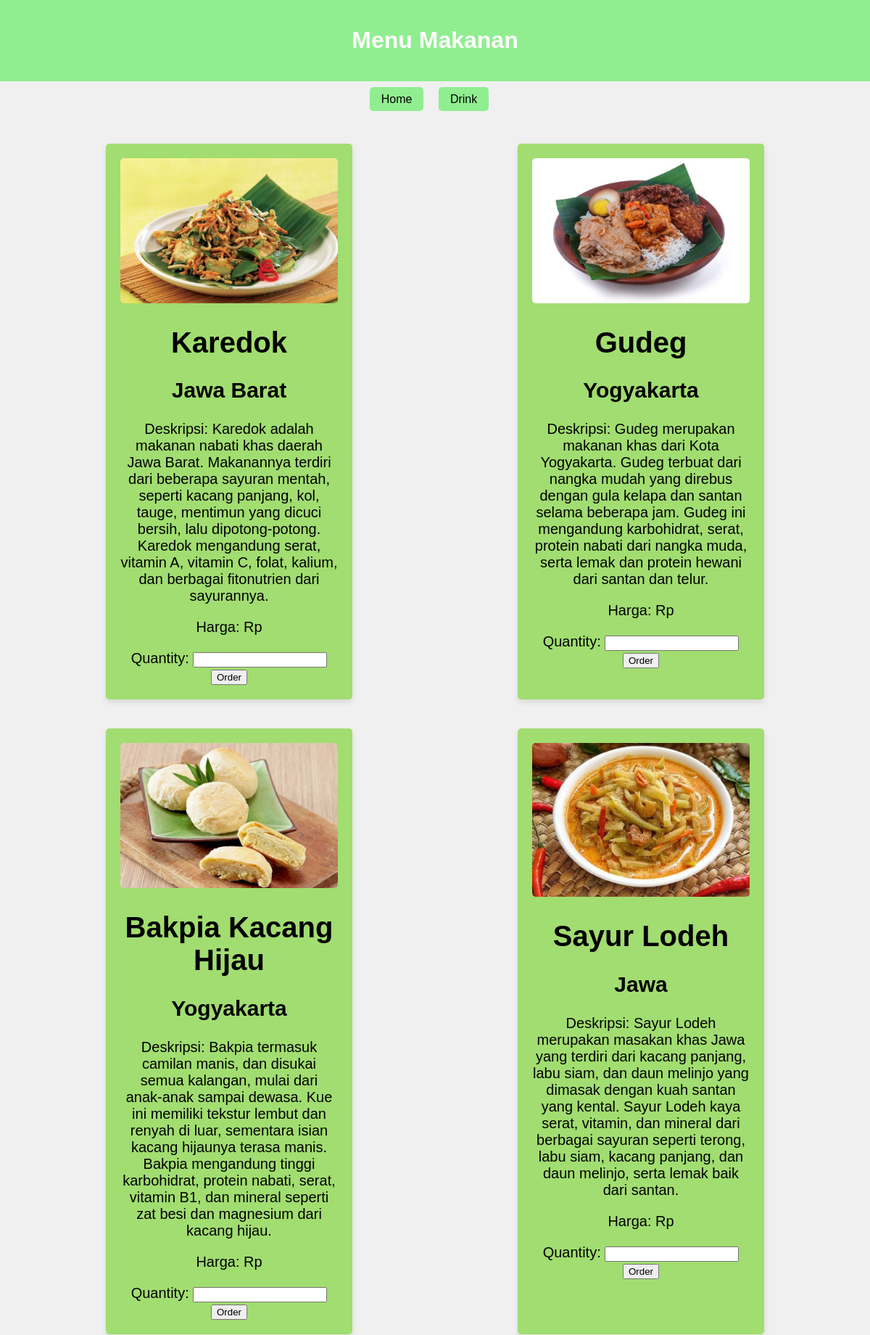
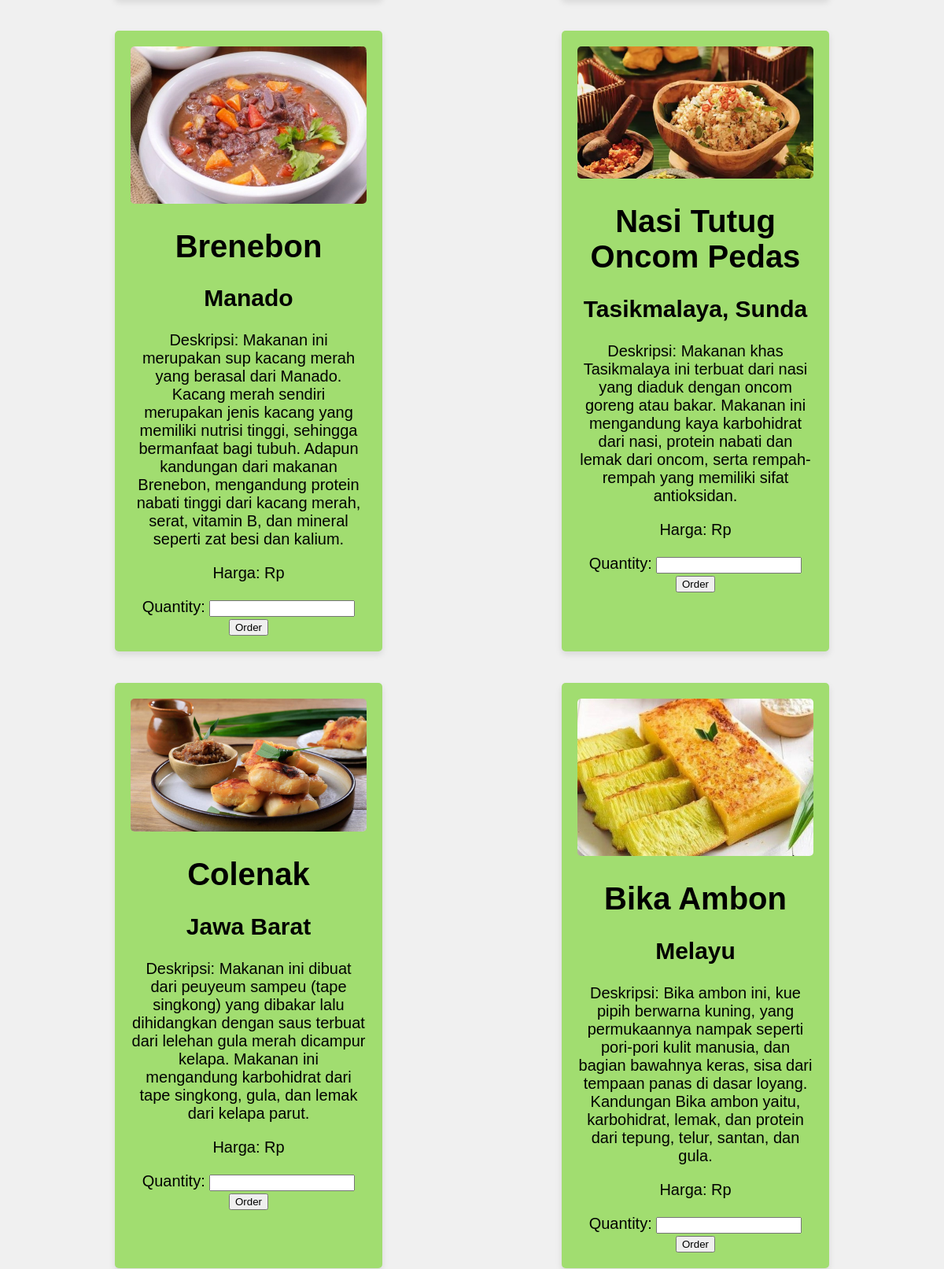
The app's page /ukl/foods.php (upper part) with its own data (2 pictures, top to bottom).
### tables this page shows
CREATE TABLE `makanan2` (
  `id_makanan` int(100) NOT NULL,
  `nama_makanan` varchar(100) NOT NULL,
  `asal` varchar(100) NOT NULL,
  `deskripsi` varchar(1000) NOT NULL,
  `foto` varchar(100) NOT NULL,
  `id_user` int(100) NOT NULL
);

### ukl/foods.php (the view, shortened to what this page needs)
<!DOCTYPE html>
<html>
<head>
</head>
<body>
	<header>
		<h1>Menu Makanan</h1>
	</header>
	<ul>
		<li><a href="home.php">Home</a></li>
		<li><a href="drink.php">Drink</a></li>
	</ul>
	<main>
		<?php
		include 'koneksi.php';
		$query_mysql = mysqli_query($mysqli, "SELECT * FROM makanan2") or die(mysqli_error($mysqli));
		while ($data = mysqli_fetch_array($query_mysql)) { ?>
			<div class="menu-item">
				<img src="<?php echo $data['foto']; ?>" alt="<?php echo $data['nama_makanan']; ?>">
				<h1><?php echo $data['nama_makanan']; ?></h1>
				<h2><?php echo $data['asal']; ?></h2>
				<p>Deskripsi: <?php echo $data['deskripsi']; ?></p>
				<p>Harga: Rp<?php echo $data['harga_makanan']; ?></p>
				<form action="order.php" method="post">
					<label for="quantity">Quantity:</label>
					<input type="number" id="quantity" name="quantity" min="1" required>
					<input type="submit" value="Order">
				</form>
			</div>
		<?php } ?>
	</main>
</body>
</html>

### ukl/foods.php (style rules this page uses)
body { font-family: Arial, sans-serif; margin: 0; padding: 0; background-color: #f0f0f0; }
header { background-color: #90EE90; color: #fff; padding: 1rem; text-align: center; }
main { display: flex; flex-wrap: wrap; justify-content: space-around; margin: 2rem; }
.menu-item { width: 300px; height: auto; background-color: #A1DD70; text-align: center; padding: 20px; margin: 20px; border-radius: 5px; box-shadow: 0 4px 8px rgba(0, 0, 0, 0.1); transition: transform 0.3s, box-shadow 0.3s; font-size: 20px; }
.menu-item img { max-width: 100%; border-radius: 5px; }
ul { list-style: none; padding: 0; margin: 1rem; text-align: center; }
ul li { display: inline; margin-right: 1rem; }
ul li a { text-decoration: none; color: #000; background-color: #90EE90; padding: 0.5rem 1rem; border-radius: 5px; transition: background-color 0.3s; }

### records on screen
makanan2: foto (picture), nama_makanan "Karedok", asal "Jawa Barat", deskripsi "Karedok adalah makanan nabati khas daerah Jawa Barat. Makanannya terdiri dari beberapa sayuran mentah, seperti kacang panjang, kol, tauge, mentimun yang dicuci bersih, lalu dipotong-potong. Karedok mengandung serat, vitamin A, vitamin C, folat, kalium, dan berbagai fitonutrien dari sayurannya."
makanan2: foto (picture), nama_makanan "Gudeg", asal "Yogyakarta", deskripsi "Gudeg merupakan makanan khas dari Kota Yogyakarta. Gudeg terbuat dari nangka mudah yang direbus dengan gula kelapa dan santan selama beberapa jam. Gudeg ini mengandung karbohidrat, serat, protein nabati dari nangka muda, serta lemak dan protein hewani dari santan dan telur."
makanan2: foto (picture), nama_makanan "Bakpia Kacang Hijau", asal "Yogyakarta", deskripsi "Bakpia termasuk camilan manis, dan disukai semua kalangan, mulai dari anak-anak sampai dewasa. Kue ini memiliki tekstur lembut dan renyah di luar, sementara isian kacang hijaunya terasa manis. Bakpia mengandung tinggi karbohidrat, protein nabati, serat, vitamin B1, dan mineral seperti zat besi dan magnesium dari kacang hijau."
makanan2: foto (picture), nama_makanan "Sayur Lodeh", asal "Jawa", deskripsi "Sayur Lodeh merupakan masakan khas Jawa yang terdiri dari kacang panjang, labu siam, dan daun melinjo yang dimasak dengan kuah santan yang kental. Sayur Lodeh kaya serat, vitamin, dan mineral dari berbagai sayuran seperti terong, labu siam, kacang panjang, dan daun melinjo, serta lemak baik dari santan."
makanan2: foto (picture), nama_makanan "Brenebon", asal "Manado", deskripsi "Makanan ini merupakan sup kacang merah yang berasal dari Manado. Kacang merah sendiri merupakan jenis kacang yang memiliki nutrisi tinggi, sehingga bermanfaat bagi tubuh. Adapun kandungan dari makanan Brenebon, mengandung protein nabati tinggi dari kacang merah, serat, vitamin B, dan mineral seperti zat besi dan kalium."
makanan2: foto (picture), nama_makanan "Nasi Tutug Oncom Pedas", asal "Tasikmalaya, Sunda", deskripsi "Makanan khas Tasikmalaya ini terbuat dari nasi yang diaduk dengan oncom goreng atau bakar. Makanan ini mengandung kaya karbohidrat dari nasi, protein nabati dan lemak dari oncom, serta rempah-rempah yang memiliki sifat antioksidan."
makanan2: foto (picture), nama_makanan "Colenak", asal "Jawa Barat", deskripsi "Makanan ini dibuat dari peuyeum sampeu (tape singkong) yang dibakar lalu dihidangkan dengan saus terbuat dari lelehan gula merah dicampur kelapa. Makanan ini mengandung karbohidrat dari tape singkong, gula, dan lemak dari kelapa parut."
makanan2: foto (picture), nama_makanan "Bika Ambon", asal "Melayu", deskripsi "Bika ambon ini, kue pipih berwarna kuning, yang permukaannya nampak seperti pori-pori kulit manusia, dan bagian bawahnya keras, sisa dari tempaan panas di dasar loyang. Kandungan Bika ambon yaitu, karbohidrat, lemak, dan protein dari tepung, telur, santan, dan gula."
